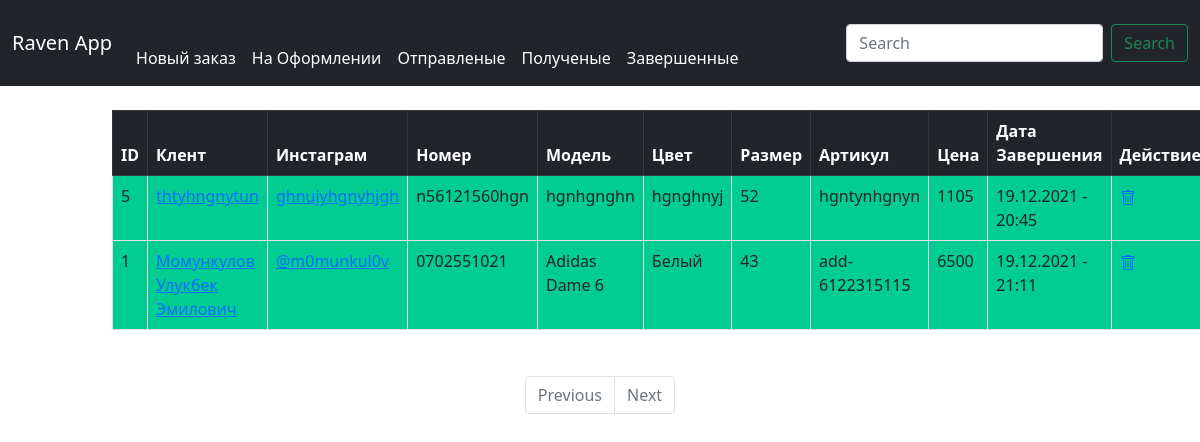
/completed-list/, run on the app's committed database.
### orders/models.py (models this page shows, shortened)
class Order(models.Model):
    client = models.CharField(max_length=255, verbose_name='Фио')
    insta = models.CharField(max_length=50, verbose_name='Инстаграм')
    phone = models.CharField(max_length=50, verbose_name='Номер телефона')
    address = models.CharField(max_length=300, null=True, blank=True, verbose_name='Адрес')
    model = models.CharField(max_length=100, verbose_name='Модель')
    color = models.CharField(max_length=50, verbose_name='Цвет')
    size = models.IntegerField(verbose_name='Размер')
    articul = models.CharField(max_length=255, verbose_name='Артикул')
    price = models.IntegerField(verbose_name='Цена')
    date_created = models.DateTimeField(auto_now_add=True)
    date_modified = models.DateTimeField(auto_now=True)
    pending = models.BooleanField(default=False)
    in_transit = models.BooleanField(default=False)
    received = models.BooleanField(default=False)
    completed =models.BooleanField(default=False)

### orders/views.py (the view)
# urls.py: path('completed-list/', completed_list, name='completed_list'),
def completed_list(request):
    orders = Order.objects.filter(completed=True).order_by('-date_created')
    return render(request, 'orders/completed.html',
                  context={'orders': orders})

### templates/orders/completed.html (shortened to what this page needs)
{% extends '../base.html' %}
{% load crispy_forms_tags %}
{% load static %}
{% block content %}
<div class="container col-10">
    <table class="table table-bordered">
  <thead class="table-dark">
    <tr>
        <th>ID</th>
        <th>Клент</th>
        <th>Инстаграм</th>
        <th>Номер</th>
        <th>Модель</th>
        <th>Цвет</th>
        <th>Размер</th>
        <th>Артикул</th>
        <th>Цена</th>
        <th>Дата Завершения</th>
        <th>Действие</th>
    </tr>
  </thead>
  <tbody>
  {% for order in orders %}
    <tr style="background-color: #01cc92;">
        <td>{{ order.id }}</td>
        <td><a href="{% url 'order_detail' order.id %}">{{ order.client }}</a></td>
        <td><a href="#">{{ order.insta }}</a></td>
        <td>{{ order.phone }}</td>
        <td>{{ order.model }}</td>
        <td>{{ order.color }}</td>
        <td>{{ order.size }}</td>
        <td>{{ order.articul }}</td>
        <td>{{ order.price }}</td>
        <td>{{ order.date_modified|date:"d.m.Y - G:i"}}</td>
        <td>                <a id="delete" href="{% url 'order_delete' order.id %}">
                </a>
        </td>
    </tr>
  {% endfor %}
  </tbody>
</table>
</div>
 <nav aria-label="Page navigation example">
        <ul class="pagination justify-content-center">
        {% if cars.has_previous %}
            <li class="page-item">
            <a class="page-link" href="?page={{ cars.previous_page_number }}">Previous</a>
          </li>
        {% else %}
            <li class="page-item disabled">
            <a class="page-link" href="#" tabindex="-1" aria-disabled="true">Previous</a>
          </li>
        {% endif %}
        {% if cars.has_next %}
            <li class="page-item">
            <a class="page-link" href="?page={{ cars.next_page_number }}">Next</a>
          </li>
        {% else %}
            <li class="page-item disabled">
            <a class="page-link" href="#" tabindex="-1" aria-disabled="true">Next</a>
          </li>
        {% endif %}
      </ul>
    </nav>
{% endblock content %}

### templates/base.html (shortened to what this page needs)
{% load static %}
<!DOCTYPE html>
<html lang="en">
<head>
    <link href="https://cdn.jsdelivr.net/npm/bootstrap@5.0.2/dist/css/bootstrap.min.css"
          rel="stylesheet"
>
    <link  rel="stylesheet" href="{% static 'css/form.css' %}">
    <link  rel="stylesheet" href="{% static 'css/order_detail.css' %}">
</head>
<body>
<nav class="navbar navbar-expand-md navbar-dark bg-dark mb-4">
  <div class="container-fluid">
    <a class="navbar-brand" href="{% url 'home_page' %}">Raven App</a>
    <div class="collapse navbar-collapse" id="navbarCollapse">
      <ul class="navbar-nav me-auto mb-2 mb-md-0">
        <li class="nav-item">
          <a class="nav-link active" aria-current="page" href="{% url 'order_add' %}">Новый заказ</a>
        </li>
        <li class="nav-item">
          <a class="nav-link active" aria-current="page" href="{% url 'pending_list' %}">На Оформлении</a>
        </li>
        <li class="nav-item">
          <a class="nav-link active" aria-current="page" href="{% url 'in_transit_list' %}">Отправленые</a>
        </li>
        <li class="nav-item">
          <a class="nav-link active" aria-current="page" href="{% url 'received_list' %}">Полученые</a>
        </li>
        <li class="nav-item">
          <a class="nav-link active" aria-current="page" href="{% url 'completed_list' %}">Завершенные</a>
        </li>
      </ul>
      <form class="d-flex" method="get" action="{% url 'search' %}">
        <input class="form-control me-2" name="q" type="search" placeholder="Search" aria-label="Search">
        <button class="btn btn-outline-success" type="submit">Search</button>
      </form>
    </div>
  </div>
</nav>
{% block content %}
{% endblock content %}
</body>
</html>

### static/css/order_detail.css (style rules this page uses)
li { margin-top: 30px; }

### data on the page
Order: id "5", client "thtyhngnytun", insta "ghnujyhgnyhjgh", phone "n56121560hgn", model "hgnhgnghn", color "hgnghnyj", size "52", articul "hgntynhgnyn", price "1105", date_modified "19.12.2021 - 20:45"
Order: id "1", client "Момункулов Улукбек Эмилович", insta "@m0munkul0v", phone "0702551021", model "Adidas Dame 6", color "Белый", size "43", articul "add-6122315115", price "6500", date_modified "19.12.2021 - 21:11"
